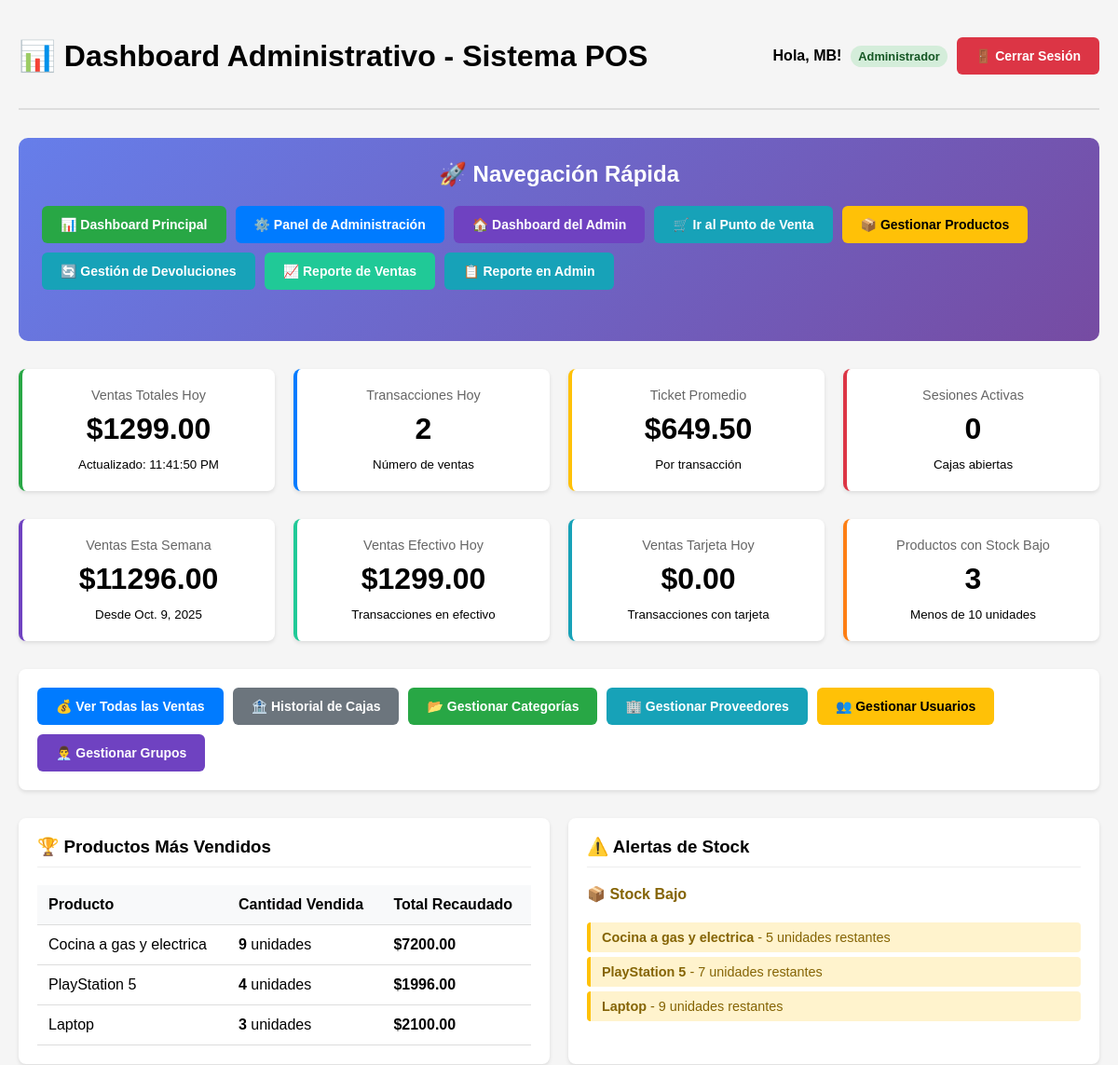
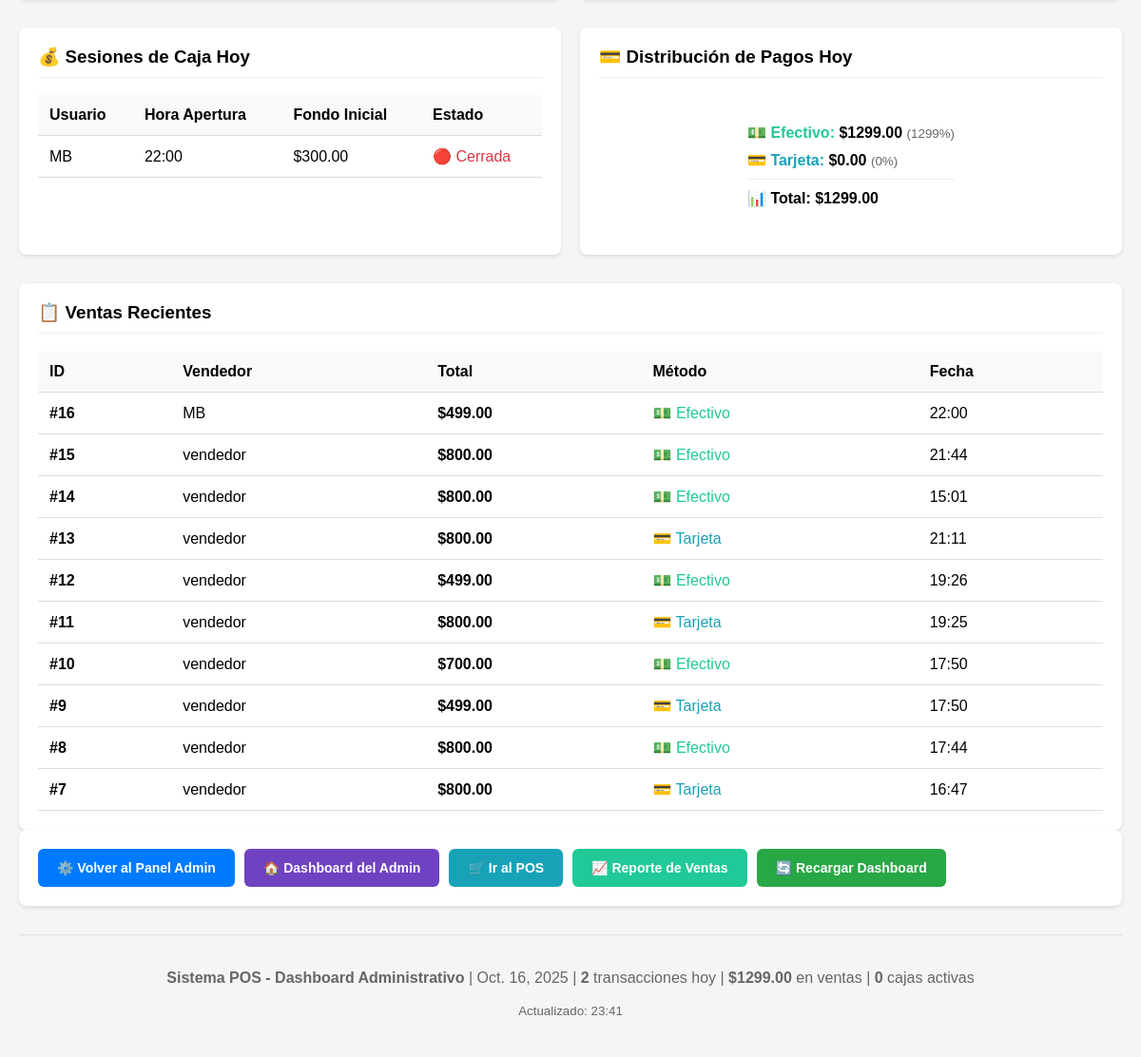
The page /dashboard/ (signed in) on the database its author committed (2 pictures, top to bottom).
### pos/models.py (models this page shows, shortened)
class Product(models.Model):
    name = models.CharField(max_length=200, verbose_name="Nombre")
    sku = models.CharField(max_length=100, unique=True, verbose_name="SKU / Código")
    price = models.DecimalField(max_digits=10, decimal_places=2, verbose_name="Precio de Venta")
    cost = models.DecimalField(max_digits=10, decimal_places=2, verbose_name="Precio de Costo", null=True, blank=True)
    stock = models.PositiveIntegerField(default=0, verbose_name="Cantidad en Stock")
    category = models.ForeignKey(Category, on_delete=models.SET_NULL, null=True, blank=True)
    supplier = models.ForeignKey(Supplier, on_delete=models.SET_NULL, null=True, blank=True)

class CashDrawerSession(models.Model):
    user = models.ForeignKey(User, on_delete=models.CASCADE, verbose_name="Cajero")
    start_time = models.DateTimeField(auto_now_add=True, verbose_name="Hora de Apertura")
    end_time = models.DateTimeField(null=True, blank=True, verbose_name="Hora de Cierre")
    starting_balance = models.DecimalField(max_digits=10, decimal_places=2, verbose_name="Fondo Inicial")
    ending_balance = models.DecimalField(max_digits=10, decimal_places=2, null=True, blank=True, verbose_name="Saldo de Cierre")
    notes = models.TextField(blank=True, verbose_name="Notas")
    class Meta:
        verbose_name = "Sesión de Caja"
        verbose_name_plural = "Sesiones de Caja"

class Sale(models.Model):
    PAYMENT_METHOD_CHOICES = [
        ('cash', 'Efectivo'),
        ('card', 'Tarjeta'),
    ]
    cash_drawer_session = models.ForeignKey(
        CashDrawerSession,
        on_delete=models.PROTECT,
        related_name='sales',
        null=True,
        blank=True
    )
    total_amount = models.DecimalField(max_digits=10, decimal_places=2, verbose_name="Total de Venta")
    payment_method = models.CharField(max_length=10, choices=PAYMENT_METHOD_CHOICES, default='cash')
    created_at = models.DateTimeField(auto_now_add=True)
    customer = models.ForeignKey(
        Customer,
        on_delete=models.SET_NULL,
        null=True,
        blank=True,
        verbose_name="Cliente"
    )

### pos/views.py (the view)
# urls.py: path('dashboard/', views.admin_dashboard, name='admin_dashboard'),  # ← Esta es importante
@staff_member_required
def admin_dashboard(request):
    today = timezone.now().date()
    today_sales = Sale.objects.filter(created_at__date=today).aggregate(
        total=Sum('total_amount')
    )['total'] or 0
    today_transactions = Sale.objects.filter(created_at__date=today).count()
    today_avg_ticket = today_sales / today_transactions if today_transactions > 0 else 0
    active_sessions = CashDrawerSession.objects.filter(end_time__isnull=True).count()
    week_ago = today - timezone.timedelta(days=7)
    week_sales = Sale.objects.filter(created_at__date__gte=week_ago).aggregate(
        total=Sum('total_amount')
    )['total'] or 0
    cash_sales_today = Sale.objects.filter(
        created_at__date=today,
        payment_method='cash'
    ).aggregate(total=Sum('total_amount'))['total'] or 0
    card_sales_today = Sale.objects.filter(
        created_at__date=today,
        payment_method='card'
    ).aggregate(total=Sum('total_amount'))['total'] or 0
    top_products = SaleItem.objects.values(
        'product_name'
    ).annotate(
        total_sold=Sum('quantity'),
        total_revenue=Sum('unit_price')
    ).order_by('-total_sold')[:5]
    today_sessions = CashDrawerSession.objects.filter(
        start_time__date=today
    ).select_related('user')
    recent_sales = Sale.objects.select_related(
        'cash_drawer_session',
        'cash_drawer_session__user'
    ).order_by('-created_at')[:10]
    low_stock_products = Product.objects.filter(stock__lt=10, stock__gt=0).order_by('stock')[:5]
    out_of_stock_products = Product.objects.filter(stock=0)[:5]
    context = {
        'today_sales': today_sales,
        'today_transactions': today_transactions,
        'today_avg_ticket': today_avg_ticket,
        'active_sessions': active_sessions,
        'week_sales': week_sales,
        'cash_sales_today': cash_sales_today,
        'card_sales_today': card_sales_today,
        'top_products': top_products,
        'today_sessions': today_sessions,
        'recent_sales': recent_sales,
        'low_stock_products': low_stock_products,
        'out_of_stock_products': out_of_stock_products,
        'today_date': today,
        'week_ago': week_ago,
    }
    return render(request, 'pos/admin_dashboard.html', context)

### pos/templates/pos/admin_dashboard.html (shortened to what this page needs)
<!DOCTYPE html>
<html lang="es">
<head>
</head>
<body>
    <div class="dashboard-container">
        <div class="header">
            <h1>📊 Dashboard Administrativo - Sistema POS</h1>
            <div class="user-info">
                <span><strong>Hola, {{ user.username }}!</strong></span>
                {% if user.is_staff %}
                <span class="status-badge status-active">Administrador</span>
                {% else %}
                <span class="status-badge status-inactive">Vendedor</span>
                {% endif %}
                <a href="{% url 'logout' %}" class="btn btn-danger">🚪 Cerrar Sesión</a>
            </div>
        </div>
        <div class="navigation-section">
            <h2>🚀 Navegación Rápida</h2>
            <div class="nav-buttons" style="background: transparent; box-shadow: none; padding: 0;">
                <a href="{% url 'admin_dashboard' %}" class="btn btn-success">📊 Dashboard Principal</a>
                <a href="/admin/" class="btn btn-primary">⚙️ Panel de Administración</a>
                <a href="/admin/pos-dashboard/" class="btn btn-purple">🏠 Dashboard del Admin</a>
                <a href="{% url 'pos_main' %}" class="btn btn-info">🛒 Ir al Punto de Venta</a>
                <a href="/admin/pos/product/" class="btn btn-warning">📦 Gestionar Productos</a>
                    <a href="{% url 'returns_main' %}" class="btn btn-info">🔄 Gestión de Devoluciones</a>
                <a href="{% url 'sales_report' %}" class="btn btn-teal">📈 Reporte de Ventas</a>
                <a href="/admin/sales-report/" class="btn btn-info">📋 Reporte en Admin</a>
            </div>
        </div>
        <div class="metrics-grid">
            <div class="metric-card sales">
                <div class="metric-label">Ventas Totales Hoy</div>
                <div class="metric-value">${{ today_sales|floatformat:2 }}</div>
                <small>Oct. {{ today_date.day }}, {{ today_date.year }}</small>
            </div>
            <div class="metric-card transactions">
                <div class="metric-label">Transacciones Hoy</div>
                <div class="metric-value">{{ today_transactions }}</div>
                <small>Número de ventas</small>
            </div>
            <div class="metric-card ticket">
                <div class="metric-label">Ticket Promedio</div>
                <div class="metric-value">${{ today_avg_ticket|floatformat:2 }}</div>
                <small>Por transacción</small>
            </div>
            <div class="metric-card sessions">
                <div class="metric-label">Sesiones Activas</div>
                <div class="metric-value">{{ active_sessions }}</div>
                <small>Cajas abiertas</small>
            </div>
        </div>
        <div class="metrics-grid">
            <div class="metric-card week-sales">
                <div class="metric-label">Ventas Esta Semana</div>
                <div class="metric-value">${{ week_sales|floatformat:2 }}</div>
                <small>Desde {{ week_ago }}</small>
            </div>
            <div class="metric-card cash-sales">
                <div class="metric-label">Ventas Efectivo Hoy</div>
                <div class="metric-value">${{ cash_sales_today|floatformat:2 }}</div>
                <small>Transacciones en efectivo</small>
            </div>
            <div class="metric-card card-sales">
                <div class="metric-label">Ventas Tarjeta Hoy</div>
                <div class="metric-value">${{ card_sales_today|floatformat:2 }}</div>
                <small>Transacciones con tarjeta</small>
            </div>
            <div class="metric-card" style="border-left: 4px solid #fd7e14;">
                <div class="metric-label">Productos con Stock Bajo</div>
                <div class="metric-value">{{ low_stock_products.count }}</div>
                <small>Menos de 10 unidades</small>
            </div>
        </div>
        <div class="nav-buttons">
            <a href="/admin/pos/sale/" class="btn btn-primary">💰 Ver Todas las Ventas</a>
            <a href="/admin/pos/cashdrawersession/" class="btn btn-secondary">🏦 Historial de Cajas</a>
            <a href="/admin/pos/category/" class="btn btn-success">📂 Gestionar Categorías</a>
            <a href="/admin/pos/supplier/" class="btn btn-info">🏢 Gestionar Proveedores</a>
            <a href="/admin/auth/user/" class="btn btn-warning">👥 Gestionar Usuarios</a>
            <a href="/admin/auth/group/" class="btn btn-purple">👨‍💼 Gestionar Grupos</a>
        </div>
        <div class="data-section">
            <div class="data-card">
                <h3>🏆 Productos Más Vendidos</h3>
                {% if top_products %}
                <table class="table">
                    <thead>
                        <tr>
                            <th>Producto</th>
                            <th>Cantidad Vendida</th>
                            <th>Total Recaudado</th>
                        </tr>
                    </thead>
                    <tbody>
                        {% for product in top_products %}
                        <tr>
                            <td>{{ product.product_name }}</td>
                            <td><strong>{{ product.total_sold }}</strong> unidades</td>
                            <td><strong>${{ product.total_revenue|default:0|floatformat:2 }}</strong></td>
                        </tr>
                        {% endfor %}
                    </tbody>
                </table>
                {% else %}
                <p style="text-align: center; color: #666; padding: 20px;">No hay datos de ventas aún.</p>
                {% endif %}
            </div>
            <div class="data-card">
                <h3>⚠️ Alertas de Stock</h3>
                {% if low_stock_products %}
                <h4 style="color: #856404; margin-top: 15px;">📦 Stock Bajo</h4>
                {% for product in low_stock_products %}
                <div class="stock-alert stock-low">
                    <strong>{{ product.name }}</strong> - {{ product.stock }} unidades restantes
                </div>
                {% endfor %}
                {% endif %}
            </div>
        </div>
        <div class="data-section">
            <div class="data-card">
                <h3>💰 Sesiones de Caja Hoy</h3>
                {% if today_sessions %}
                <table class="table">
                    <thead>
                        <tr>
                            <th>Usuario</th>
                            <th>Hora Apertura</th>
                            <th>Fondo Inicial</th>
                            <th>Estado</th>
                        </tr>
                    </thead>
                    <tbody>
                        {% for session in today_sessions %}
                        <tr>
                            <td>{{ session.user.username }}</td>
                            <td>{{ session.start_time|time:"H:i" }}</td>
                            <td>${{ session.starting_balance|floatformat:2 }}</td>
                            <td>
                                {% if session.end_time %}
                                    <span class="danger">🔴 Cerrada</span>
                                {% else %}
                                    <span class="positive">🟢 Activa</span>
                                {% endif %}
                            </td>
                        </tr>
                        {% endfor %}
                    </tbody>
                </table>
                {% else %}
                <p style="text-align: center; color: #666; padding: 20px;">No hay sesiones hoy.</p>
                {% endif %}
            </div>
            <div class="data-card">
                <h3>💳 Distribución de Pagos Hoy</h3>
                <div style="text-align: center; padding: 20px;">
                    <div style="display: inline-block; text-align: left;">
                        <div style="margin: 10px 0;">
                            <span style="color: #20c997; font-weight: bold;">💵 Efectivo:</span>
                            <strong>${{ cash_sales_today|floatformat:2 }}</strong>
                            {% if today_sales > 0 %}
                            <small style="color: #666;">({{ cash_sales_today|floatformat:0 }}%)</small>
                            {% endif %}
                        </div>
                        <div style="margin: 10px 0;">
                            <span style="color: #17a2b8; font-weight: bold;">💳 Tarjeta:</span>
                            <strong>${{ card_sales_today|floatformat:2 }}</strong>
                            {% if today_sales > 0 %}
                            <small style="color: #666;">({{ card_sales_today|floatformat:0 }}%)</small>
                            {% endif %}
                        </div>
                        <div style="margin: 10px 0; padding-top: 10px; border-top: 1px solid #eee;">
                            <span style="font-weight: bold;">📊 Total:</span>
                            <strong>${{ today_sales|floatformat:2 }}</strong>
                        </div>
                    </div>
                </div>
            </div>
        </div>
        <div class="data-card">
            <h3>📋 Ventas Recientes</h3>
            {% if recent_sales %}
            <table class="table">
                <thead>
                    <tr>
                        <th>ID</th>
                        <th>Vendedor</th>
                        <th>Total</th>
                        <th>Método</th>
                        <th>Fecha</th>
                    </tr>
                </thead>
                <tbody>
                    {% for sale in recent_sales %}
                    <tr>
                        <td><strong>#{{ sale.id }}</strong></td>
                        <td>
                            {% if sale.cash_drawer_session and sale.cash_drawer_session.user %}
                                {{ sale.cash_drawer_session.user.username }}
                            {% else %}
                                <em>N/A</em>
                            {% endif %}
                        </td>
                        <td><strong>${{ sale.total_amount|floatformat:2 }}</strong></td>
                        <td>
                            {% if sale.payment_method == 'cash' %}
                                <span style="color: #20c997;">💵 Efectivo</span>
                            {% else %}
                                <span style="color: #17a2b8;">💳 Tarjeta</span>
                            {% endif %}
                        </td>
                        <td>{{ sale.created_at|date:"H:i" }}</td>
                    </tr>
                    {% endfor %}
                </tbody>
            </table>
            {% else %}
            <p style="text-align: center; color: #666; padding: 20px;">No hay ventas recientes.</p>
            {% endif %}
        </div>
        <div class="nav-buttons">
            <a href="/admin/" class="btn btn-primary">⚙️ Volver al Panel Admin</a>
            <a href="/admin/pos-dashboard/" class="btn btn-purple">🏠 Dashboard del Admin</a>
            <a href="{% url 'pos_main' %}" class="btn btn-info">🛒 Ir al POS</a>
            <a href="{% url 'sales_report' %}" class="btn btn-teal">📈 Reporte de Ventas</a>
            <a href="{% url 'admin_dashboard' %}" class="btn btn-success">🔄 Recargar Dashboard</a>
        </div>
        <div style="text-align: center; margin-top: 30px; padding: 20px; color: #666; border-top: 1px solid #ddd;">
            <p>
                <strong>Sistema POS - Dashboard Administrativo</strong> |
                {{ today_date }} |
                <strong>{{ today_transactions }}</strong> transacciones hoy |
                <strong>${{ today_sales|floatformat:2 }}</strong> en ventas |
                <strong>{{ active_sessions }}</strong> cajas activas
            </p>
            <small>Actualizado: {% now "H:i" %}</small>
        </div>
    </div>
</body>
</html>

### rows shown on the page
Product: name "Cocina a gas y electrica", stock "5"
Product: name "PlayStation 5", stock "7"
Product: name "Laptop", stock "9"
CashDrawerSession: user.username "MB", start_time "22:00", starting_balance "300.00", shows "🔴 Cerrada"
Sale: id "16", cash_drawer_session.user.username "MB", total_amount "499.00", payment_method "💵 Efectivo", created_at "22:00"
Sale: id "15", cash_drawer_session.user.username "vendedor", total_amount "800.00", payment_method "💵 Efectivo", created_at "21:44"
Sale: id "14", cash_drawer_session.user.username "vendedor", total_amount "800.00", payment_method "💵 Efectivo", created_at "15:01"
Sale: id "13", cash_drawer_session.user.username "vendedor", total_amount "800.00", payment_method "💳 Tarjeta", created_at "21:11"
Sale: id "12", cash_drawer_session.user.username "vendedor", total_amount "499.00", payment_method "💵 Efectivo", created_at "19:26"
Sale: id "11", cash_drawer_session.user.username "vendedor", total_amount "800.00", payment_method "💳 Tarjeta", created_at "19:25"
Sale: id "10", cash_drawer_session.user.username "vendedor", total_amount "700.00", payment_method "💵 Efectivo", created_at "17:50"
Sale: id "9", cash_drawer_session.user.username "vendedor", total_amount "499.00", payment_method "💳 Tarjeta", created_at "17:50"
Sale: id "8", cash_drawer_session.user.username "vendedor", total_amount "800.00", payment_method "💵 Efectivo", created_at "17:44"
Sale: id "7", cash_drawer_session.user.username "vendedor", total_amount "800.00", payment_method "💳 Tarjeta", created_at "16:47"

### other values the page prints
{{ user.username }} "MB"
{{ today_sales|floatformat:2 }} "1299.00"
{{ today_transactions }} "2"
{{ today_avg_ticket|floatformat:2 }} "649.50"
{{ active_sessions }} "0"
{{ week_sales|floatformat:2 }} "11296.00"
{{ cash_sales_today|floatformat:2 }} "1299.00"
{{ card_sales_today|floatformat:2 }} "0.00"
{{ low_stock_products.count }} "3"
{{ product.product_name }} "Cocina a gas y electrica" "PlayStation 5" "Laptop"
{{ product.total_sold }} "9" "4" "3"
{{ product.total_revenue|default:0|floatformat:2 }} "7200.00" "1996.00" "2100.00"
{{ cash_sales_today|floatformat:0 }} "1299"
{{ card_sales_today|floatformat:0 }} "0"
